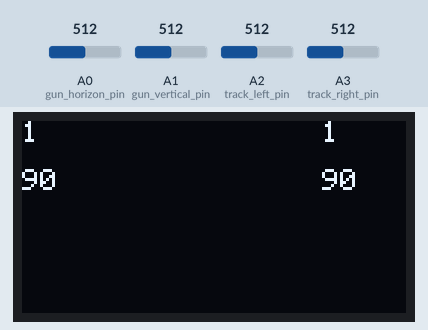
Recording of a sketch running on a simulated Arduino Uno, built with avr-gcc and run on an emulated ATmega328P. Parts: 128×64 one-colour display. The inputs (shaded band) are chosen by the test bench; at power-on: A0 (gun_horizon_pin) = 512, A1 (gun_vertical_pin) = 512, A2 (track_left_pin) = 512, A3 (track_right_pin) = 512. No radio packets arrive unless stated.

Above: at 1.2 s.
1.3 s: A0 (gun_horizon_pin) set to 716
At 1.9 s:
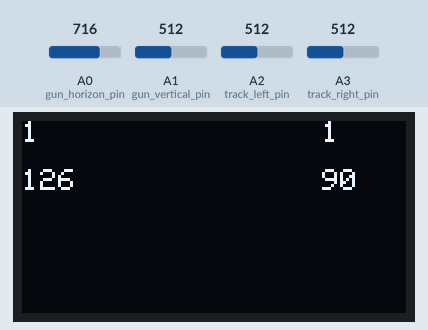
2.8 s: A1 (gun_vertical_pin) set to 716
At 3.8 s:
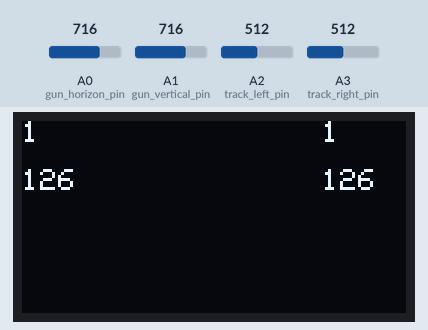
4.3 s: A2 (track_left_pin) set to 716
At 5.4 s:
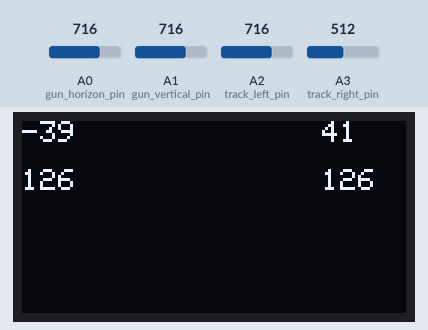
5.8 s: A3 (track_right_pin) set to 716
At 6.1 s:
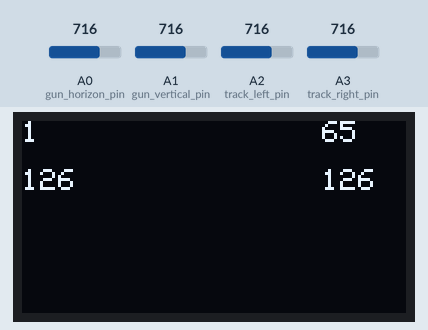
7.3 s: A0 (gun_horizon_pin) set to 992
At 8.4 s:
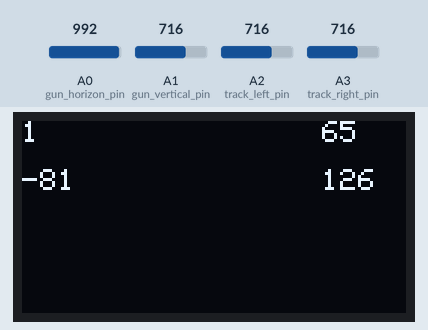
8.8 s: A1 (gun_vertical_pin) set to 992
At 10.1 s:
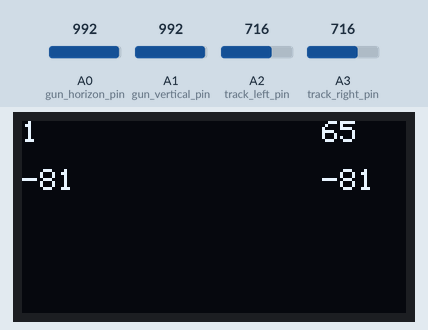
Timing chart, 0 to 11.3 s (numbered marks = the images above; inputs shaded):
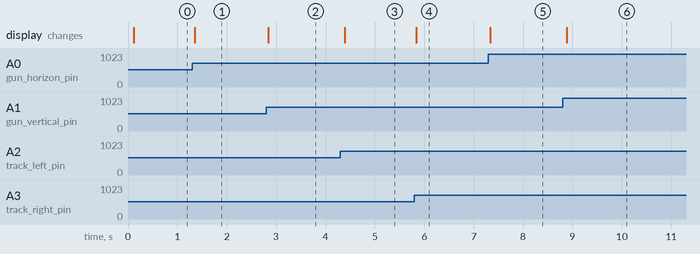

Measured:
- after the input at 1.3 s, the display: changes after 0.05 s (image 1)
- after the input at 2.8 s, the display: changes at once (image 2)
- after the input at 4.3 s, the display: changes after 0.08 s (image 3)
- after the input at 5.8 s, the display: changes at once (image 4)
- after the input at 7.3 s, the display: changes at once (image 5)
- after the input at 8.8 s, the display: changes after 0.09 s (image 6)

The sketch:

transmiter.ino
```cpp
#include <Adafruit_GFX.h>
#include <Adafruit_SSD1306.h>
#include <SPI.h>
#include <nRF24L01.h>
#include <RF24.h>
Adafruit_SSD1306 OLED(-1);

byte addresses[][6] = {"TR_001", "RC_001"};

int track_left_pin = 2;
int track_right_pin = 3;
int gun_horizon_pin = 0;
int gun_vertical_pin = 1;
int fire_button_pin = 7;
int laser_button_pin = 8;

RF24 radio(7, 8); // CE, CSN

typedef enum {
  pad_status = 0,
  track_left = 1,
  track_right = 2,
  gun_horizon = 3,
  gun_vertical = 4,
  laser_tag = 5,
  pad_voltage = 6,
  lights = 7,
  fire = 8,
  pad_data_enum
} pad_data_e;

typedef enum {
  tank_status = 0,
  tank_voltage = 1,
  tank_data_enum
} tank_data_e;

char data_to_send[pad_data_enum] = {0,};
char data_to_read[tank_data_enum] = {0,};

typedef struct {
  char track_left;
  char track_right;
  char gun_vertical;
  char gun_horizon;
} inst_t;
inst_t inst;

void setup()   {
 // Serial.begin(115200);
  memset(data_to_send, 0, sizeof(data_to_send));
  memset(data_to_read, 0, sizeof(data_to_read));
 //radio.setAutoAck(1);                    // Ensure autoACK is enabled
  //radio.enableAckPayload();               // Allow optional ack payloads
  //radio.setRetries(10,15);                 // Smallest time between retries, max no. of retries
  //radio.setPayloadSize(1);
  // Here we are sending 1-byte payloads to test the call-response speed
    radio.begin();
  radio.openWritingPipe(addresses[1]); // 00001
  radio.openReadingPipe(1, addresses[0]); // 00002
  radio.setPALevel(RF24_PA_MAX);

  //radio.stopListening();
  //Serial.print("\n\RECEIVER");
  OLED.begin();
  OLED.clearDisplay();

  //Add stuff into the 'display buffer'
  OLED.setTextWrap(false);
  OLED.setTextSize(1);
  OLED.setTextColor(WHITE);
  OLED.display();
  //radio.printDetails();


}

void loop() {

delay(10);
  radio.stopListening();
  read_track_values();
  read_gun_values();
  radio.write(&data_to_send, sizeof(data_to_send));
  delay(10);
  radio.startListening();

  if (radio.available())
  {
    while (radio.available()) {
    radio.read(&data_to_read, sizeof(data_to_read));
 }
 }

  set_display();
  memset(data_to_send, 0, sizeof(data_to_send));
  memset(data_to_read, 0, sizeof(data_to_read));
}


void read_track_values()
{

   float x = map(analogRead(track_left_pin),0,1020,-100,100);
   x = x * -1;
   float y = map(analogRead(track_right_pin),0,1020,-100,100);

  float v = (100-abs(x)) * (y/100) + y;
  float w = (100-abs(y)) * (x/100) + x;

   char l = ((v+w)/2)+1;
   char r = ((v-w)/2)+1;

    if (l > 100){l = 100;}
    if (r > 100){r = 100;}

    if (l <= -99){l = -100;}
    if (r <= -99){r = -100;}

    inst.track_left = l;
    inst.track_right = r;
   data_to_send[track_left] = inst.track_left;
   data_to_send[track_right] = inst.track_right;
}

void read_gun_values()
{
   inst.gun_horizon = map(analogRead(gun_horizon_pin), 0, 1020, 0, 180);
   inst.gun_vertical = map(analogRead(gun_vertical_pin), 0, 1020, 0, 180);

   data_to_send[gun_horizon] = inst.gun_horizon;
   data_to_send[gun_vertical] = inst.gun_vertical;
}

void set_display()
{
    OLED.clearDisplay();
    OLED.setCursor(0, 0); OLED.print(inst.track_left, DEC);
    OLED.setCursor(100, 0); OLED.print(inst.track_right, DEC);
    OLED.setCursor(0, 16); OLED.println(inst.gun_horizon, DEC);
    OLED.setCursor(100, 16); OLED.println(inst.gun_vertical, DEC);
    OLED.display();
  }
```
